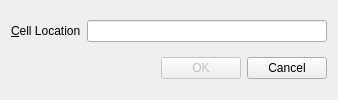
<?xml version="1.0" encoding="UTF-8"?>
<ui version="4.0">
 <class>GoToCellDialog</class>
 <widget class="QDialog" name="GoToCellDialog">
  <property name="geometry">
   <rect>
    <x>0</x>
    <y>0</y>
    <width>338</width>
    <height>100</height>
   </rect>
  </property>
  <property name="windowTitle">
   <string>Go To Cell</string>
  </property>
  <layout class="QVBoxLayout" name="verticalLayout">
   <item>
    <layout class="QHBoxLayout" name="horizontalLayout">
     <item>
      <widget class="QLabel" name="label">
       <property name="text">
        <string>&amp;Cell Location</string>
       </property>
       <property name="buddy">
        <cstring>lineEdit</cstring>
       </property>
      </widget>
     </item>
     <item>
      <widget class="QLineEdit" name="lineEdit"/>
     </item>
    </layout>
   </item>
   <item>
    <layout class="QHBoxLayout" name="horizontalLayout_2">
     <item>
      <spacer name="horizontalSpacer">
       <property name="orientation">
        <enum>Qt::Horizontal</enum>
       </property>
       <property name="sizeHint" stdset="0">
        <size>
         <width>40</width>
         <height>20</height>
        </size>
       </property>
      </spacer>
     </item>
     <item>
      <widget class="QPushButton" name="okButton">
       <property name="enabled">
        <bool>false</bool>
       </property>
       <property name="text">
        <string>OK</string>
       </property>
       <property name="default">
        <bool>true</bool>
       </property>
      </widget>
     </item>
     <item>
      <widget class="QPushButton" name="cancelButton">
       <property name="text">
        <string>Cancel</string>
       </property>
      </widget>
     </item>
    </layout>
   </item>
  </layout>
 </widget>
 <tabstops>
  <tabstop>lineEdit</tabstop>
  <tabstop>okButton</tabstop>
  <tabstop>cancelButton</tabstop>
 </tabstops>
 <resources/>
 <connections/>
</ui>
